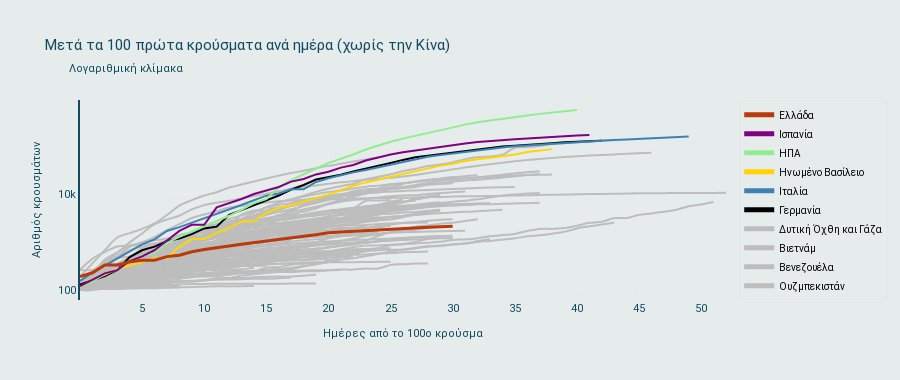

Here is the notebook cell this chart was saved with:
### Code cell
after100Cases(confirmedHopkinsFileName, deathsHopkinsFileName, 'cases', 'deaths', '100_cases.json')
